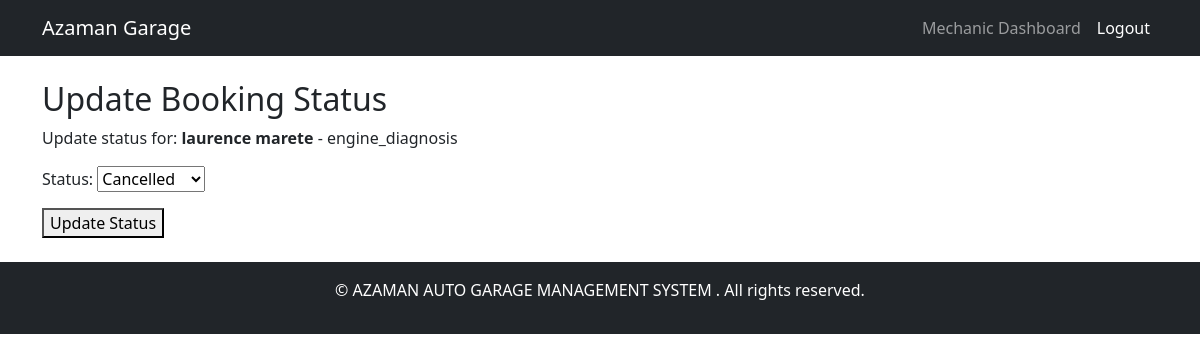
The app's page /update_booking_status/1/ (signed in) with its own data.
### core/models.py (models this page shows, shortened)
class Booking(models.Model):
    SERVICE_CHOICES = [
        ('oil_change', 'Oil Change'),
        ('brake_check', 'Brake Check'),
        ('tire_replacement', 'Tire Replacement'),
        ('engine_diagnosis', 'Engine Diagnosis'),
    ]
    STATUS_CHOICES = [
        ('pending', 'Pending'),
        ('approved', 'Approved'),
        ('in_progress', 'In Progress'),
        ('completed', 'Completed'),
        ('cancelled', 'Cancelled'),
    ]
    user = models.ForeignKey(settings.AUTH_USER_MODEL, on_delete=models.CASCADE)
    name = models.CharField(max_length=100)
    email = models.EmailField()
    phone = models.CharField(max_length=15)
    service = models.CharField(max_length=50, choices=SERVICE_CHOICES)
    date = models.DateField()
    message = models.TextField(blank=True, null=True)
    status = models.CharField(max_length=11, choices=STATUS_CHOICES, default='pending')
    mechanic = models.ForeignKey(settings.AUTH_USER_MODEL, on_delete=models.SET_NULL,null=True, blank=True, related_name="mechanic_bookings")
    created_at = models.DateTimeField(auto_now_add=True)

### core/views.py (the view)
# urls.py: path('update_booking_status/<int:booking_id>/', update_booking_status, name='update_booking_status'),
@login_required
def update_booking_status(request, booking_id):
    booking = get_object_or_404(Booking, id=booking_id)
    if request.user != booking.mechanic:
        return redirect('booking_list')  # Prevent unauthorized access
    if request.method == 'POST':
        form = UpdateBookingStatusForm(request.POST, instance=booking)
        if form.is_valid():
            form.save()
            return redirect('booking_list')
    else:
        form = UpdateBookingStatusForm(instance=booking)
    return render(request, 'update_booking_status.html', {'form': form, 'booking': booking})

### core/forms.py
class UpdateBookingStatusForm(forms.ModelForm):
    class Meta:
        model = Booking
        fields = ['status']

### core/templates/core/update_booking_status.html (shortened to what this page needs)
{% extends 'base.html' %}
{% block content %}
  <h2>Update Booking Status</h2>
  <p>Update status for: <strong>{{ booking.name }}</strong> - {{ booking.service }}</p>
  <form method="POST">
    {{ form.as_p }}
    <button type="submit">Update Status</button>
  </form>
{% endblock %}

### records on screen
Booking: name "laurence marete", service "engine_diagnosis", status "Cancelled"
